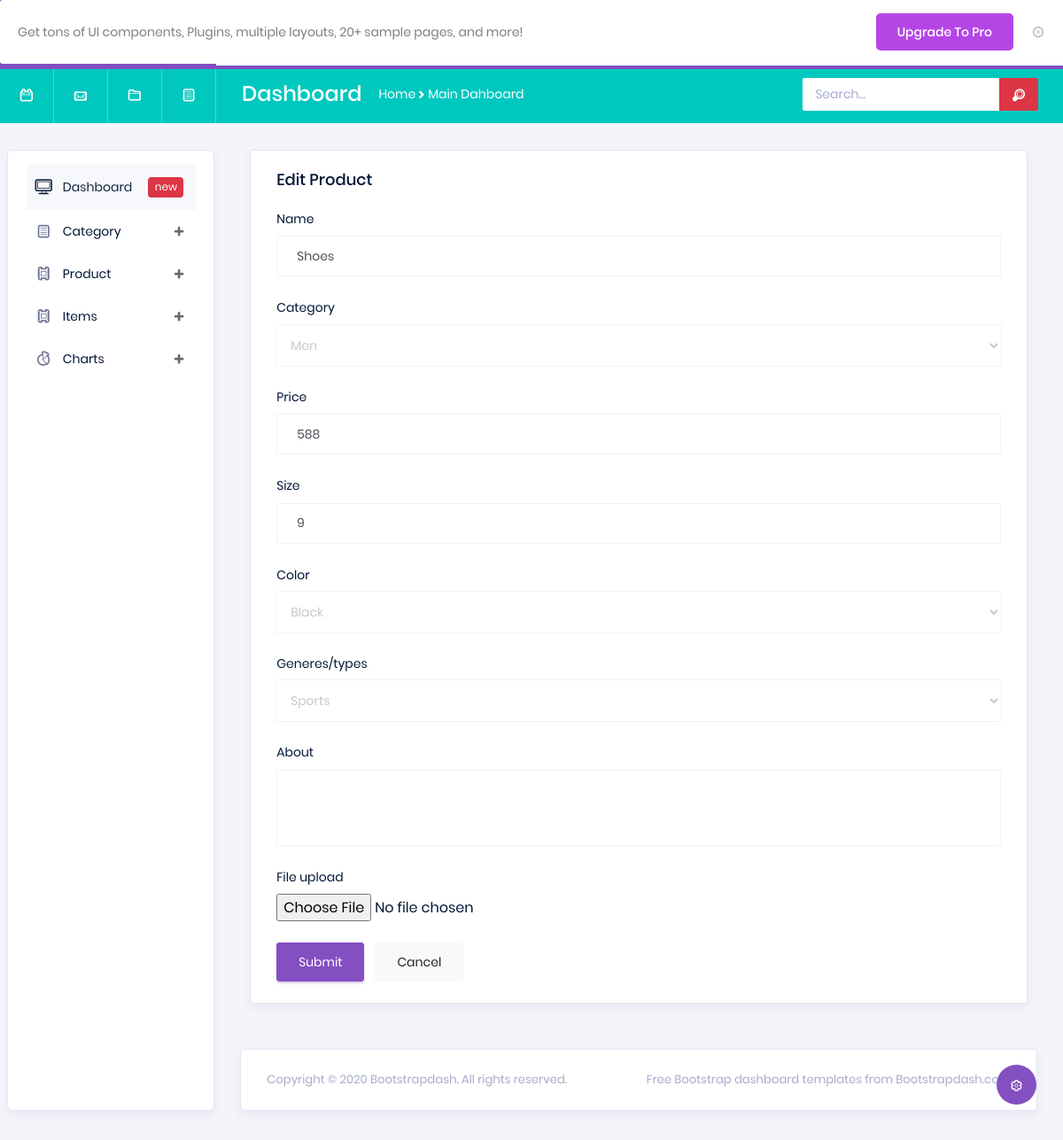
Page /shopapp/editproduct/11/ on the committed database.
### shopapp/models.py (models this page shows)
class productDB(models.Model):
    Name = models.CharField(max_length=100, null=True, blank=True)
    Categoryname = models.CharField(max_length=100, null=True, blank=True)
    Price = models.CharField(max_length=100, null=True, blank=True)
    Size = models.CharField(max_length=100, null=True, blank=True)
    Color = models.CharField(max_length=100, null=True, blank=True)
    Type = models.CharField(max_length=100, null=True, blank=True)
    About = models.CharField(max_length=100, null=True, blank=True)
    Image = models.ImageField(upload_to="profile", null=True, blank=True)

### shopapp/views.py (the view)
# urls.py: path('editproduct/<int:dataid>/',views.editproduct,name='editproduct'),
def editproduct(req,dataid):
    data=productDB.objects.get(id=dataid)
    bata=CategoryDB.objects.all()
    print(data)
    return render(req,"Editproduct.html",{'data':data,"bata":bata})

### shopapp/templates/Editproduct.html (shortened to what this page needs)
<!DOCTYPE html>
{% extends 'homepage.html' %}
{% block content %}
<html lang="en">
<head>
</head>
<body>
<div class="col-12 grid-margin stretch-card">
              <div class="card">
                <div class="card-body">
                  <h4 class="card-title">Edit Product</h4>
                  <form class="forms-sample" action="{% url 'updateproduct' dataid=data.id %}" method="post" enctype="multipart/form-data">
                    <div class="form-group">
                      <label for="exampleInputName1">Name</label>
                      <input type="text" class="form-control" id="exampleInputName1" placeholder="Name" name="name" value="{{data.Name}}">
                    </div>
                    <div class="form-group">
                      <label for="exampleSelectGender">Category</label>
                        <select class="form-control" id="exampleSelectGender" name="category" value="{{data.Categoryname}}">
                          {% for d in bata %}
                          <option>{{d.Categoryname}}</option>
                          {% endfor %}
                        </select>
                      </div>
                    <div class="form-group">
                      <label>Price</label>
                      <input type="number" class="form-control" placeholder="amount" name="price" value="{{data.Price}}">
                    </div>
                    <div class="form-group">
                      <label>Size</label>
                      <input type="number" class="form-control" placeholder="size" name="size" value="{{data.Size}}">
                    </div>
                    <div class="form-group">
                      <label for="exampleSelectGender">Color</label>
                        <select class="form-control" id="exampleSelectGender2" name="color" value="{{data.Color}}">
                          <option>Black</option>
                        </select>
                      </div>
                    <div class="form-group">
                      <label for="exampleSelectGender">Generes/types</label>
                        <select class="form-control" id="exampleSelectGender4" name="genrstype" value="{{data.Type}}">
                          <option>Sports</option>
                        </select>
                      </div>
                    <div class="form-group">
                      <label for="exampleTextarea1">About</label>
                      <textarea class="form-control" id="exampleTextarea1" rows="4" name="about" value="{{data.About}}"></textarea>
                    </div>
                    <div class="form-group">
                      <label>File upload</label><br>
                      <input type="file" name="image">
                    </div>
                    <button type="submit" class="btn btn-primary mr-2">Submit</button>
                    <button class="btn btn-light">Cancel</button>
                  </form>
                </div>
              </div>
            </div>
</body>
</html>
{% endblock %}

### rows in the picture
productDB: name "Shoes", price "588", size "9", color "Black", genrstype "Sports"

### other values in the picture
form field category "Men"
